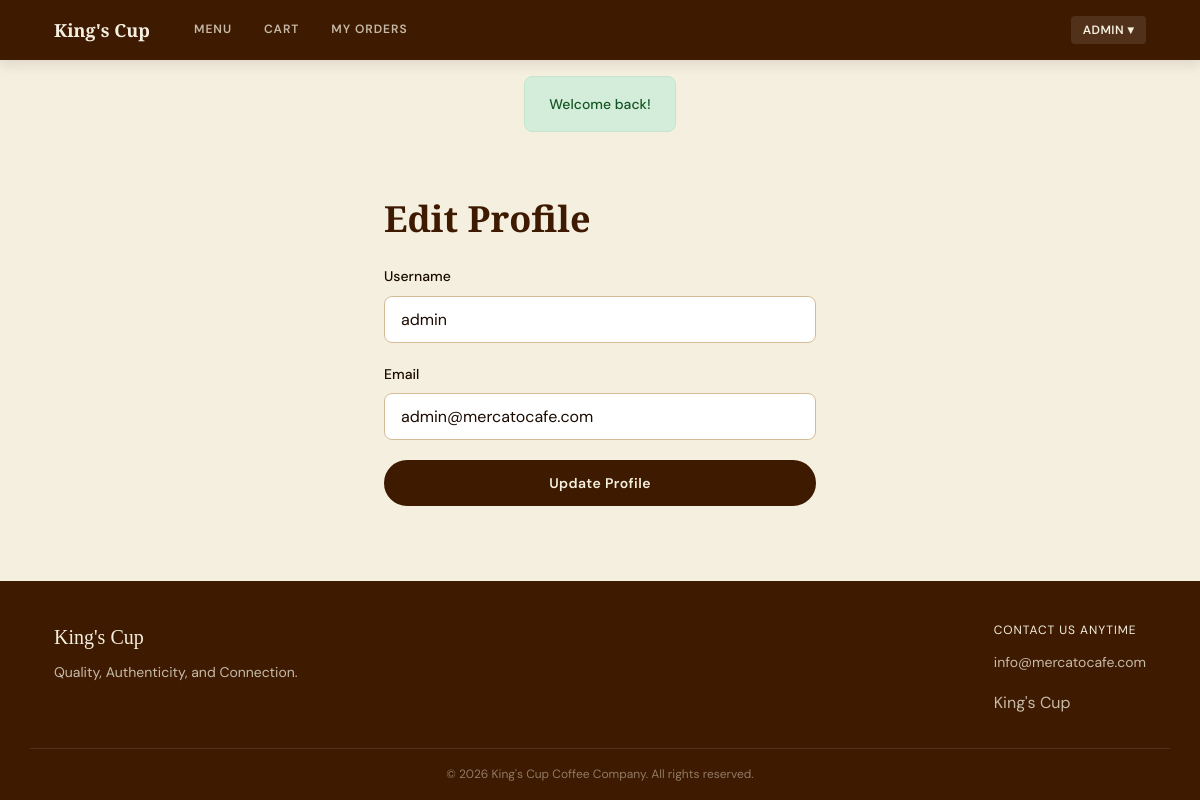
/mercato/customer/profile.php (signed in), run on the app's committed database.
### tables this page shows
CREATE TABLE IF NOT EXISTS users (
  id INT UNSIGNED NOT NULL AUTO_INCREMENT,
  username VARCHAR(60) NOT NULL,
  email VARCHAR(120) NOT NULL,
  password_hash VARCHAR(255) NOT NULL,
  role VARCHAR(10) NOT NULL DEFAULT 'customer',
  created_at TIMESTAMP NOT NULL DEFAULT CURRENT_TIMESTAMP,
  updated_at TIMESTAMP NOT NULL DEFAULT CURRENT_TIMESTAMP ON UPDATE CURRENT_TIMESTAMP,
  PRIMARY KEY (id),
  UNIQUE KEY uq_email (email),
  UNIQUE KEY uq_username (username)
);

### mercato/includes/database.php (called while the page is built, shortened)
<?php
function get_db(): PDO {
    static $pdo = null;
    if ($pdo === null) {
        $dsn = sprintf(
            'mysql:host=%s;dbname=%s;charset=%s',
            DB_HOST, DB_NAME, DB_CHARSET
        );
        $options = [
            PDO::ATTR_ERRMODE            => PDO::ERRMODE_EXCEPTION,
            PDO::ATTR_DEFAULT_FETCH_MODE => PDO::FETCH_ASSOC,
            PDO::ATTR_EMULATE_PREPARES   => false,
        ];
        try {
            $pdo = new PDO($dsn, DB_USER, DB_PASS, $options);
        } catch (PDOException $e) {
            if (APP_ENV === 'development') {
                die('Database connection failed: ' . $e->getMessage());
            } else {
                die('A database error occurred. Please try again later.');
            }
        }
    }
    return $pdo;
}
function db_query(string $sql, array $params = []): PDOStatement {
    $stmt = get_db()->prepare($sql);
    $stmt->execute($params);
    return $stmt;
}
function db_fetch(string $sql, array $params = []): ?array {
    $row = db_query($sql, $params)->fetch();
    return $row ?: null;
}

### mercato/customer/profile.php (the view, shortened to what this page needs)
<?php
require_once __DIR__ . '/../includes/functions.php';
$user = current_user();
require_once __DIR__ . '/../includes/header.php';
?>
<div class="profile-page">
    <h1>Edit Profile</h1>
    <form method="POST" style="margin-top: 24px;">
        <div class="form-group">
            <label class="form-label" for="username">Username</label>
            <input type="text" id="username" name="username" class="form-control"
                   value="<?= h($user['username']) ?>" required>
        </div>
        <div class="form-group">
            <label class="form-label" for="email">Email</label>
            <input type="email" id="email" name="email" class="form-control"
                   value="<?= h($user['email']) ?>" required>
        </div>
        <button type="submit" class="btn btn--primary btn--full">Update Profile</button>
    </form>
</div>
<?php require_once __DIR__ . '/../includes/footer.php'; ?>

### mercato/includes/header.php (shortened to what this page needs)
<?php
require_once __DIR__ . '/functions.php';
$current_page = basename($_SERVER['PHP_SELF'], '.php');
$user         = current_user();
?>
<!DOCTYPE html>
<html lang="en">
<head>
  <link rel="stylesheet" href="<?= ASSETS_URL ?>/css/style.css">
</head>
<body>
<nav class="nav" id="main-nav">
  <div class="nav__inner">
    <a href="<?= APP_URL ?>/customer/index.php" class="nav__logo">
      <?= APP_NAME ?>
    </a>
    <ul class="nav__links" id="nav-links">
      <li><a href="<?= APP_URL ?>/customer/index.php#menu"
             class="nav__link <?= $current_page === 'index' ? 'nav__link--active' : '' ?>">Menu</a></li>
      <li><a href="<?= APP_URL ?>/customer/cart.php"
             class="nav__link <?= $current_page === 'cart' ? 'nav__link--active' : '' ?>">
        Cart
      </a></li>
      <?php if (is_logged_in()): ?>
      <li><a href="<?= APP_URL ?>/customer/orders.php"
             class="nav__link <?= $current_page === 'orders' ? 'nav__link--active' : '' ?>">My Orders</a></li>
      <?php endif ?>
    </ul>
    <div class="nav__actions">
      <?php if (is_logged_in()): ?>
        <div class="nav__user-menu" id="user-menu-wrap">
          <button class="nav__user-btn" id="user-menu-toggle">
            <?= h($user['username']) ?> ▾
          </button>
        </div>
      <?php else: ?>
        <a href="<?= APP_URL ?>/customer/login.php" class="btn btn--outline btn--sm">Login / Sign Up</a>
      <?php endif ?>
    </div>
  </div>
</nav>
<?= render_flash() ?>
<main class="main-content">

### mercato/assets/css/style.css (style rules this page uses)
:root { --color-primary: #3D1A00; --color-primary-hover: #5A2800; --color-secondary: #8B5E3C; --color-accent-gold: #C8A97A; --color-accent-red: #7A1A1A; --color-accent-olive: #6B7A3A; --color-bg: #F5EFE0; --color-bg-card: #EDE0C8; --color-bg-white: #FFFFFF; --color-bg-light: #FAF6EE; --color-text-dark: #1A0A00; --color-text-body: #3D2B1A; --color-text-muted: #7A6040; --color-text-light: #A08060; --color-border: #D4BC96; --color-border-light: #EAD9C0; --color-success: #2D7A3A; --color-error: #9B1A1A; --color-warning: #8B6A00; --font-display: 'Playfair Display', Georgia, serif; --font-body: 'DM Sans', system-ui, sans-serif; --text-xs: 12px; --text-sm: 14px; --text-md: 16px; --text-lg: 18px; --text-xl: 20px; --text-2xl: 24px; --text-3xl: 30px; --text-4xl: 36px; --text-5xl: 48px; --space-1: 4px; --space-2: 8px; --space-3: 12px; --space-4: 16px; --space-5: 20px; --space-6: 24px; --space-8: 32px; --space-10: 40px; --space-12: 48px; --space-16: 64px; --space-20: 80px; --container-max: 1140px; --radius-sm: 4px; --radius-md: 8px; --radius-lg: 16px; --radius-xl: 24px; --radius-full: 9999px; --shadow-sm: 0 1px 3px rgba(61,26,0,.10); --shadow-md: 0 4px 12px rgba(61,26,0,.12); --shadow-lg: 0 8px 24px rgba(61,26,0,.16); --transition: 200ms ease; }
*, *::before, *::after { box-sizing: border-box; margin: 0; padding: 0; }
html { scroll-behavior: smooth; }
body { font-family: var(--font-body); font-size: var(--text-md); color: var(--color-text-body); background: var(--color-bg); line-height: 1.6; min-height: 100vh; display: flex; flex-direction: column; }
a { color: inherit; text-decoration: none; }
ul { list-style: none; }
button { cursor: pointer; border: none; background: none; font-family: inherit; }
.main-content { flex: 1; }
h1, h2, h3, h4 { font-family: var(--font-display); color: var(--color-primary); line-height: 1.25; }
h1 { font-size: var(--text-4xl); }
.btn { display: inline-flex; align-items: center; justify-content: center; gap: var(--space-2); padding: 12px var(--space-6); font-family: var(--font-body); font-size: var(--text-sm); font-weight: 600; letter-spacing: .03em; border-radius: var(--radius-full); transition: background var(--transition), color var(--transition), border-color var(--transition), transform var(--transition); cursor: pointer; border: 2px solid transparent; white-space: nowrap; text-decoration: none; }
.btn--primary { background: var(--color-primary); color: var(--color-bg); border-color: var(--color-primary); }
.btn--full { width: 100%; }
.form-group { margin-bottom: var(--space-5); }
.form-label { display: block; font-size: var(--text-sm); font-weight: 500; color: var(--color-text-dark); margin-bottom: var(--space-2); }
.form-control { width: 100%; padding: 12px var(--space-4); font-family: var(--font-body); font-size: var(--text-md); color: var(--color-text-dark); background: var(--color-bg-white); border: 1.5px solid var(--color-border); border-radius: var(--radius-md); transition: border-color var(--transition), box-shadow var(--transition); outline: none; }
.form-control::placeholder { color: var(--color-text-light); }
.nav { background: var(--color-primary); position: sticky; top: 0; z-index: 100; box-shadow: var(--shadow-md); }
.nav__inner { display: flex; align-items: center; gap: var(--space-8); max-width: var(--container-max); margin-inline: auto; padding: 0 var(--space-6); height: 60px; }
.nav__logo { font-family: var(--font-display); font-size: var(--text-lg); font-weight: 700; color: var(--color-bg); white-space: nowrap; flex-shrink: 0; }
.nav__links { display: flex; align-items: center; gap: var(--space-2); flex: 1; }
.nav__link { font-size: var(--text-xs); font-weight: 600; color: rgba(245,239,224,.75); text-transform: uppercase; letter-spacing: .08em; padding: 6px var(--space-3); border-radius: var(--radius-sm); transition: color var(--transition); display: flex; align-items: center; gap: 6px; }
.nav__actions { margin-left: auto; flex-shrink: 0; }
.nav__user-menu { position: relative; }
.nav__user-btn { font-family: var(--font-body); font-size: var(--text-xs); font-weight: 600; color: var(--color-bg); letter-spacing: .04em; text-transform: uppercase; padding: 6px var(--space-3); background: rgba(255,255,255,.1); border-radius: var(--radius-sm); transition: background var(--transition); }
.profile-page { max-width: 480px; margin: var(--space-12) auto; padding: 0 var(--space-6); }

### data on the page
users: username "ADMIN", username "admin", email "admin@mercatocafe.com"

### other printed values
APP_NAME "King's Cup"
$f['msg'] "Welcome back!"
